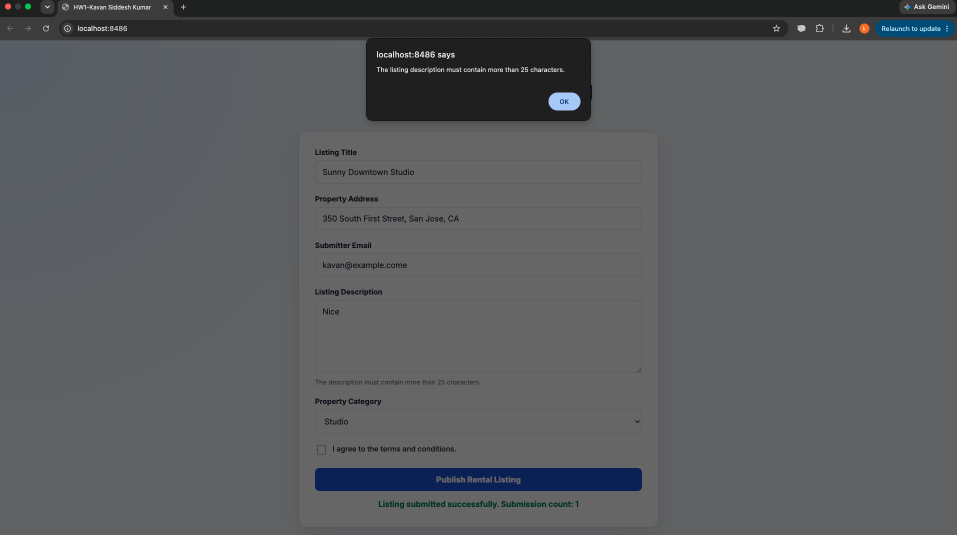
#> input picture reports/hw01/screenshots/part1_localhost_app.png, 1914 x 1069 px (shown at 1/2 size); its folder holds 7 pictures in this run
$ python render_report.py
#> lines starting #> are read from the running program, lines starting #| are printed output that depends on the picture
#!/usr/bin/env python3
"""Render the Homework 1 report to PDF using Pillow."""

from __future__ import annotations

import textwrap
from pathlib import Path

from PIL import Image, ImageDraw, ImageFont
from matplotlib import font_manager


ROOT = Path(__file__).resolve().parents[1]
REPORT_DIR = ROOT / "reports" / "hw01"
SCREENSHOT_DIR = REPORT_DIR / "screenshots"
OUTPUT_PDF = REPORT_DIR / "report.pdf"
TEMP_DIR = Path("/private/tmp/hw1-report-pages")

W, H = 1600, 2070
MARGIN = 70
BODY_W = W - 2 * MARGIN


def font(name: str, size: int) -> ImageFont.FreeTypeFont:
    path = font_manager.findfont(name, fallback_to_default=True)
    return ImageFont.truetype(path, size=size)


TITLE = font("DejaVu Sans", 34)
H1 = font("DejaVu Sans", 24)
H2 = font("DejaVu Sans", 18)
BODY = font("DejaVu Sans", 15)
SMALL = font("DejaVu Sans", 13)
MONO = font("DejaVu Sans Mono", 13)


def new_page() -> tuple[Image.Image, ImageDraw.ImageDraw]:
    image = Image.new("RGB", (W, H), "white")
#> image: PIL image 1600x2070 RGB; every value is 255
    return image, ImageDraw.Draw(image)


def line_height(fnt: ImageFont.FreeTypeFont, extra: int = 6) -> int:
    bbox = fnt.getbbox("Ag")
    return (bbox[3] - bbox[1]) + extra


def draw_wrapped(draw: ImageDraw.ImageDraw, text: str, x: int, y: int, width: int, fnt: ImageFont.FreeTypeFont, fill="black", spacing: int = 6):
    lines = []
    for paragraph in text.split("\n"):
        if not paragraph.strip():
            lines.append("")
            continue
        words = paragraph.split()
        current = ""
        for word in words:
            candidate = word if not current else f"{current} {word}"
            if draw.textlength(candidate, font=fnt) <= width:
                current = candidate
            else:
                if current:
                    lines.append(current)
                current = word
        if current:
            lines.append(current)
    h = line_height(fnt, spacing)
    for line in lines:
        draw.text((x, y), line, font=fnt, fill=fill)
        y += h
    return y


def draw_bullets(draw: ImageDraw.ImageDraw, bullets: list[str], x: int, y: int, width: int, fnt: ImageFont.FreeTypeFont = BODY):
    bullet_indent = 26
    for bullet in bullets:
        wrapped = textwrap.wrap(bullet, width=92)
        draw.text((x, y), "-", font=fnt, fill="black")
        draw_wrapped(draw, wrapped[0], x + bullet_indent, y, width - bullet_indent, fnt)
        y += line_height(fnt)
        for extra in wrapped[1:]:
            draw_wrapped(draw, extra, x + bullet_indent, y, width - bullet_indent, fnt)
            y += line_height(fnt)
        y += 5
    return y


def draw_table(draw: ImageDraw.ImageDraw, rows: list[list[str]], x: int, y: int, col_widths: list[int], fnt: ImageFont.FreeTypeFont = SMALL, row_pad: int = 10):
#> called with x = 70, y = 170, row_pad = 10
    heights = []
    wrapped_rows = []
    for row in rows:
        wrapped = []
        row_h = 0
        for cell, width in zip(row, col_widths):
            cell_lines = textwrap.wrap(cell, width=max(8, int(width / 8.5)))
            if not cell_lines:
                cell_lines = [""]
            wrapped.append(cell_lines)
            row_h = max(row_h, len(cell_lines) * line_height(fnt, 3))
        wrapped_rows.append(wrapped)
        heights.append(row_h + row_pad * 2)

    cur_y = y
    for row, wrapped, row_h in zip(rows, wrapped_rows, heights):
        cur_x = x
        draw.rectangle([x, cur_y, x + sum(col_widths), cur_y + row_h], outline="#cbd5e1", width=2)
        cell_x = x
        for idx, (cell, lines, width) in enumerate(zip(row, wrapped, col_widths)):
            if idx > 0:
                draw.line([cell_x, cur_y, cell_x, cur_y + row_h], fill="#cbd5e1", width=2)
            text_y = cur_y + row_pad
            for line in lines:
                draw.text((cell_x + 10, text_y), line, font=fnt, fill="black")
                text_y += line_height(fnt, 3)
            cell_x += width
        cur_y += row_h
    return cur_y


# [10 lines left out: function add_image, not called in this run]
    # The bitmap paste above only works for RGB images with the current Pillow version.


def paste_fit(page: Image.Image, path: Path, box: tuple[int, int, int, int]):
    left, top, right, bottom = box
    img = Image.open(path).convert("RGB")
    max_w = right - left
    max_h = bottom - top
    img.thumbnail((max_w, max_h), Image.Resampling.LANCZOS)
    px = left + (max_w - img.width) // 2
    py = top + (max_h - img.height) // 2
    page.paste(img, (px, py))


def caption(draw: ImageDraw.ImageDraw, text: str, x: int, y: int, width: int, fnt: ImageFont.FreeTypeFont = SMALL):
    return draw_wrapped(draw, text, x, y, width, fnt)


def build_pages() -> list[Image.Image]:
    pages: list[Image.Image] = []

    # Page 1: configuration
    page, draw = new_page()
    y = MARGIN
    draw.text((MARGIN, y), "DATA 260 Homework 1", font=TITLE, fill="black")
    y += 60
    draw.text((MARGIN, y), "Section 0. Personal Configuration and Domain", font=H1, fill="black")
    y += 40
    rows = [
        ["SID4", "9486"],
        ["PORT_BASE", "8486"],
        ["PREFIX", "s9486"],
        ["SEED", "9486"],
        ["VERIFY_SEED", "269486"],
        ["DOMAIN_ID", "6"],
        ["Assigned Domain", "Rental housing listings"],
        ["Hardware", "Apple Mac with M1 chip and 8 GB unified memory"],
        ["Local Model", "qwen3:4b"],
        ["Content-complete source commit hash", "832703b"],
        ["Final submission tag", "hw1"],
    ]
    y = draw_table(draw, rows, MARGIN, y, [430, 850], fnt=SMALL)
#> y = 555
    y += 24
#> y = 579
    y = draw_wrapped(draw, "The recommended qwen3:8b model was replaced with qwen3:4b because the available Mac hardware has only 8 GB of unified memory, so the smaller model is more practical for repeated local runs.", MARGIN, y, BODY_W, BODY)
#> the loop in draw_wrapped, `for line in lines:` made 2 passes
#> y on passes 1 to 2: 599, 619
#> after the loop in draw_wrapped, `for line in lines:`: y = 619
#> y = 619
    y += 18
#> y = 637
    y = draw_wrapped(draw, "Repository notes: the shared adapter lives in src/model_client.py, the strict review prompt is in AGENT.md, and the final PDF is generated from the same evidence stored in reports/hw01/.", MARGIN, y, BODY_W, BODY)
#> the loop in draw_wrapped (call 2), `for line in lines:` made 1 pass
#> y on pass 1: 657
#> y = 657
    y += 14
#> y = 671
    draw.text((MARGIN, y), "Reproducible commands", font=H2, fill="black")
    y += 28
#> y = 699
    y = draw_wrapped(draw, "python3 -m http.server 8486 --directory app", MARGIN, y, BODY_W, MONO)
#> y = 717
    y = draw_wrapped(draw, "docker build -t data260-hw1:s9486 .", MARGIN, y, BODY_W, MONO)
#> y = 735
    y = draw_wrapped(draw, "docker run --name data260-hw1-s9486 -p 8486:80 data260-hw1:s9486", MARGIN, y, BODY_W, MONO)
#> y = 753
    y = draw_wrapped(draw, "docker stop data260-hw1-s9486", MARGIN, y, BODY_W, MONO)
#> y = 771
    y = draw_wrapped(draw, "docker rm data260-hw1-s9486", MARGIN, y, BODY_W, MONO)
#> y = 789
    pages.append(page)

    # Page 2: Part 1 screenshots
    page, draw = new_page()
    y = MARGIN
    draw.text((MARGIN, y), "Section 1. Part 1: Rental Listing Application", font=H1, fill="black")
    y += 34
    bullets = [
        "The HTML form collects the domain fields from DOMAIN_SCHEMA.md.",
        "The JavaScript validates the description length and terms checkbox, serializes the listing, logs the important fields, and adds a submissionDate timestamp.",
    ]
    y = draw_bullets(draw, bullets, MARGIN, y, BODY_W)
#> y = 174
    y += 6
#> y = 180
    cols = 2
    box_w = (BODY_W - 28) // 2
    box_h = 420
    items = [
        ("part1_localhost_app.png", "Local app in the browser"),
        ("part1_invalid_description_alert.png", "Invalid description submission"),
        ("part1_missing_terms_alert.png", "Missing terms submission"),
        ("part1_docker_localhost.png", "Docker-backed localhost app"),
        ("part1_docker_container.png", "Docker container evidence"),
        ("part1_ecs_public_ip.png", "ECS public IP evidence"),
    ]
    for idx, (name, cap) in enumerate(items):
        row = idx // 2
        col = idx % 2
        left = MARGIN + col * (box_w + 28)
        top = y + row * (box_h + 56)
#> top = 180
        paste_fit(page, SCREENSHOT_DIR / name, (left, top, left + box_w, top + box_h))
#> in paste_fit, `img.thumbnail((max_w, max_h), Image.Resampling.LANCZOS)`:
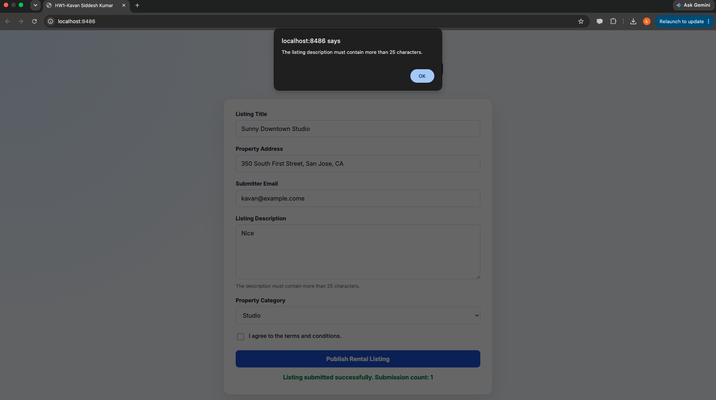
#> img: PIL image 716x400 RGB; mean R, G, B 89.1, 91.3, 93.8
#> in paste_fit, `page.paste(img, (px, py))`:
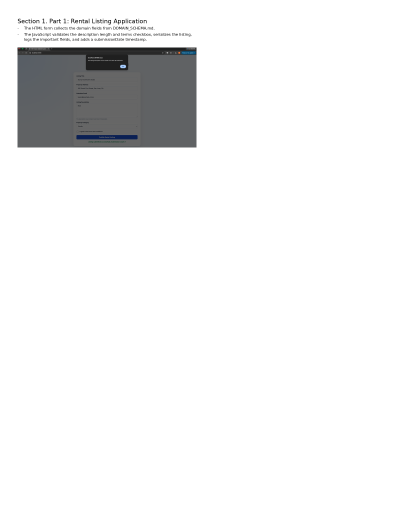
#> page: PIL image 1600x2070 RGB (shown at 1/4 size); mean R, G, B 240.1, 240.3, 240.5
        caption(draw, cap, left, top + box_h + 6, box_w, SMALL)
#> pass 2 of the loop in build_pages, `for idx, (name, cap) in enumerate(items):`:
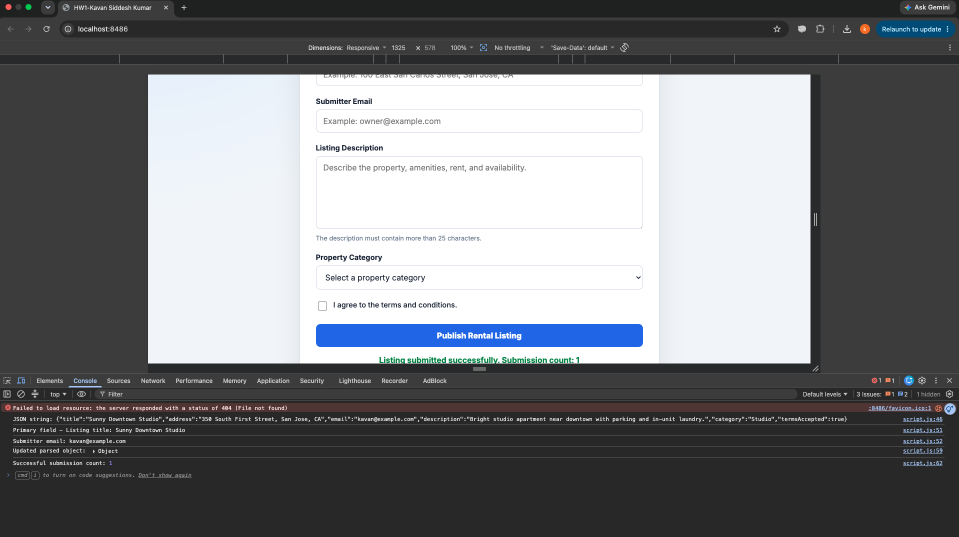
#> input picture reports/hw01/screenshots/part1_invalid_description_alert.png, 1918 x 1073 px (shown at 1/2 size)
#> in paste_fit (call 2), `img.thumbnail((max_w, max_h), Image.Resampling.LANCZOS)`:
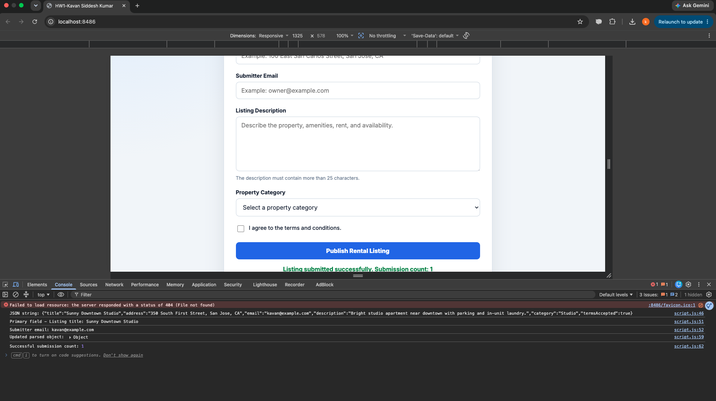
#> img: PIL image 716x401 RGB; mean R, G, B 120.7, 122.5, 125.3
#> in paste_fit (call 2), `page.paste(img, (px, py))`:
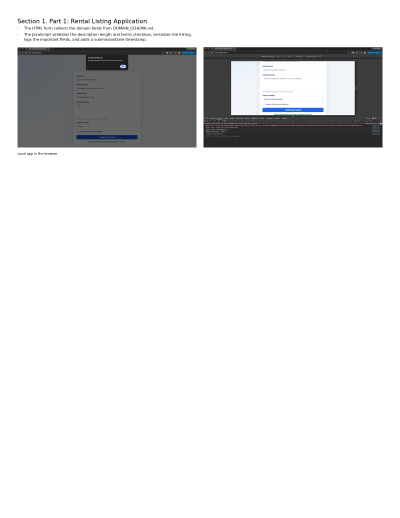
#> page: PIL image 1600x2070 RGB (shown at 1/4 size); mean R, G, B 228.4, 228.8, 229.2
#> pass 3 of the loop in build_pages, `for idx, (name, cap) in enumerate(items):`:
#> top = 656
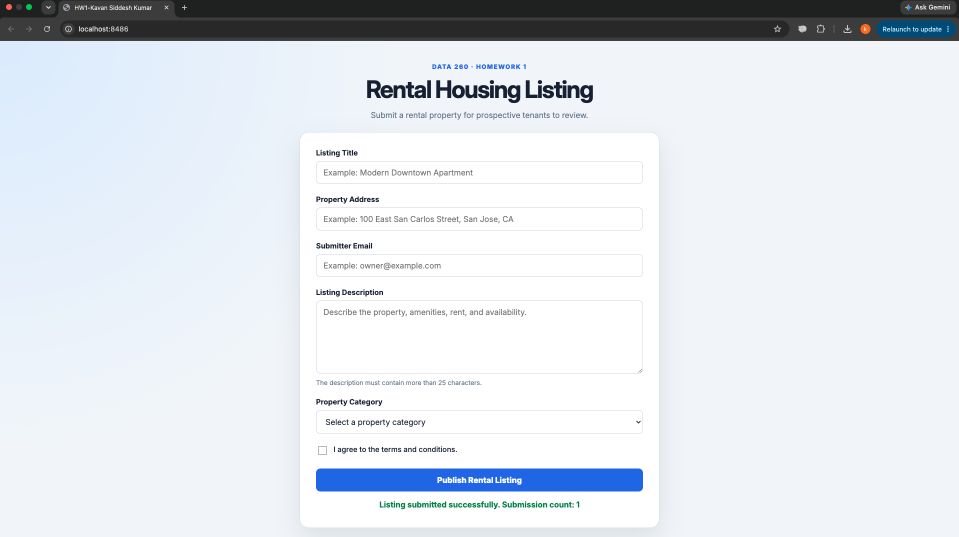
#> input picture reports/hw01/screenshots/part1_missing_terms_alert.png, 1918 x 1073 px (shown at 1/2 size)
#> in paste_fit (call 3), `img.thumbnail((max_w, max_h), Image.Resampling.LANCZOS)`:
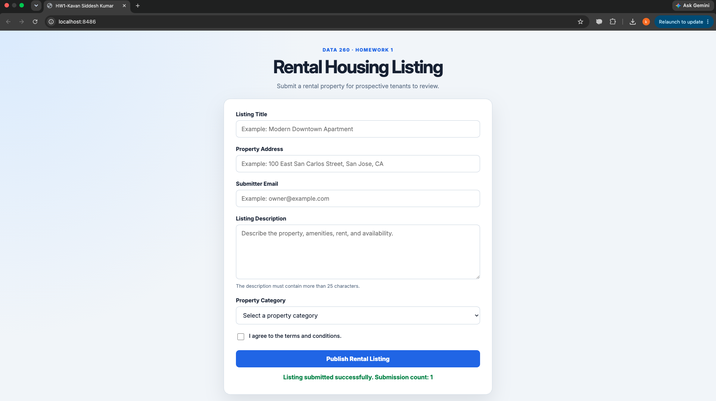
#> img: PIL image 716x401 RGB; mean R, G, B 221.9, 227, 232.8
#> in paste_fit (call 3), `page.paste(img, (px, py))`:
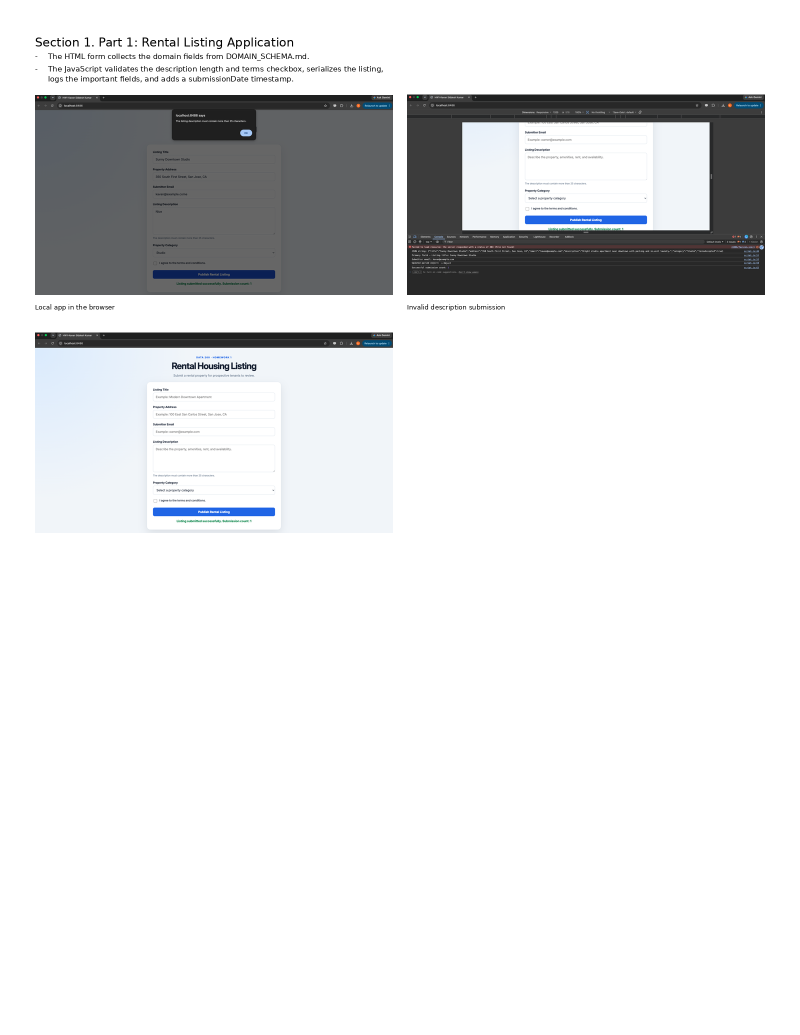
#> page: PIL image 1600x2070 RGB (shown at 1/2 size); mean R, G, B 225.5, 226.3, 227.3
#> the loop made 5 passes; the first 3 are shown
    y += 2 * (box_h + 56)
    pages.append(page)

    # Page 3: Part 2
    page, draw = new_page()
    y = MARGIN
    draw.text((MARGIN, y), "Section 2. Part 2: Multi-Agent Rental-Domain Demo", font=H1, fill="black")
    y += 34
    draw.text((MARGIN, y), "Exact command", font=H2, fill="black")
    y += 28
    command = (
        'python3 agents_demo.py --title "Two-Bedroom Apartment Near SJSU" '
        '--content "A furnished two-bedroom apartment with in-unit laundry, secure parking, '
        'and convenient access to public transit is available near the San Jose State University campus." '
        '--email "kavan.siddeshkumar@sjsu.edu" --model qwen3:4b --strict | tee reports/hw01/raw/agent_demo_part2.txt'
    )
    y = draw_wrapped(draw, command, MARGIN, y, BODY_W, MONO)
    y += 8
    left = MARGIN
    top = y
    box_w = (BODY_W - 24) // 2
    box_h = 470
    paste_fit(page, SCREENSHOT_DIR / "part2_planner_reviewer.png", (left, top, left + box_w, top + box_h))
    caption(draw, "Planner and Reviewer", left, top + box_h + 6, box_w, SMALL)
    paste_fit(page, SCREENSHOT_DIR / "part2_finalized_output.png", (left + box_w + 24, top, left + 2 * box_w + 24, top + box_h))
    caption(draw, "Finalized Output and Publish Package", left + box_w + 24, top + box_h + 6, box_w, SMALL)
    y = top + box_h + 40
    answers = [
        "Q1: The finalized tags were two-bedroom apartment near sjsu, furnished two-bedroom, and secure parking.",
        "Q2: The final summary was: Furnished two-bedroom apartment near SJSU offers in-unit laundry and secure parking with public transit access.",
        "Q3: No issues remained in the final output; data.issues was an empty array.",
    ]
    y = draw_bullets(draw, answers, MARGIN, y, BODY_W, BODY)
    pages.append(page)

    # Page 4: Part 3
    page, draw = new_page()
    y = MARGIN
    draw.text((MARGIN, y), "Section 3. Part 3: Non-Determinism Measurement", font=H1, fill="black")
    y += 34
    y = draw_wrapped(draw, "The fixed experiment input is preserved in reports/hw01/cases/nondeterminism_input.json and was not regenerated.", MARGIN, y, BODY_W, BODY)
    y += 10
    rows = [
        ["Metric", "Temperature 0.0", "Temperature 0.7"],
        ["Runs", "20", "20"],
        ["Distinct tag sets", "1", "3"],
        ["Tags in all runs", "furnished two-bedroom, secure parking, two-bedroom apartment near sjsu", "furnished two-bedroom"],
        ["Tags in exactly one run", "None", "convenient access"],
        ["p50 latency", "74523.73 ms", "80115.68 ms"],
        ["p95 latency", "103968.01 ms", "91286.90 ms"],
        ["p99 latency", "120482.96 ms", "96006.23 ms"],
    ]
    y = draw_table(draw, rows, MARGIN, y, [280, 620, 620], fnt=SMALL)
    y += 18
    paste_fit(page, SCREENSHOT_DIR / "part3_metrics.png", (MARGIN, y, W - MARGIN, y + 760))
    caption(draw, "Non-determinism metrics and run output", MARGIN, y + 768, BODY_W, SMALL)
    pages.append(page)

    # Page 5: Part 4, page 1
    page, draw = new_page()
    y = MARGIN
    draw.text((MARGIN, y), "Section 4. Part 4: Strict Code Review Client", font=H1, fill="black")
    y += 34
    y = draw_wrapped(draw, "hw1_client.py loads AGENT.md as the system prompt and sends every request through src/model_client.ModelClient.complete(messages, tools=None). The adapter centralizes the Ollama call, token accounting, and optional tool support.", MARGIN, y, BODY_W, BODY)
    y += 14
    y = draw_wrapped(draw, "AGENT.md requires bullet-point-only code review responses.", MARGIN, y, BODY_W, BODY)
    y += 12
    rows = [
        ["Turn", "Input tokens", "Output tokens", "Total tokens"],
        ["1", "125", "256", "381"],
        ["2", "407", "256", "663"],
        ["3", "699", "256", "955"],
        ["4", "986", "256", "1242"],
        ["5", "1272", "256", "1528"],
    ]
    y = draw_table(draw, rows, MARGIN, y, [160, 240, 240, 240], fnt=SMALL)
    y += 16
    rows2 = [
        ["Snapshot", "Turn count", "Cumulative input", "Cumulative output", "Cumulative total", "Serialized history length"],
        ["After turn 3", "3", "1231", "768", "1999", "4449 characters"],
        ["After turn 5", "5", "3489", "1280", "4769", "7102 characters"],
    ]
    y = draw_table(draw, rows2, MARGIN, y, [220, 120, 180, 180, 160, 220], fnt=SMALL)
    y += 14
    y = draw_wrapped(draw, "The client prints Bullet-only format check after each response. The evidence shows FAIL because the model returned numbered lists instead of pure bullet points, which confirms the checker is working and the transcript captured the non-compliant output honestly.", MARGIN, y, BODY_W, BODY)
    pages.append(page)

    # Page 6: Part 4 screenshots and closing
    page, draw = new_page()
    y = MARGIN
    draw.text((MARGIN, y), "Section 4. Part 4 Evidence and Closing Notes", font=H1, fill="black")
    y += 34
    left = MARGIN
    top = y
    box_w = (BODY_W - 24) // 2
    box_h = 700
    paste_fit(page, SCREENSHOT_DIR / "part4_stats_turn3.png", (left, top, left + box_w, top + box_h))
    caption(draw, "Turn 3 statistics and bullet-only check", left, top + box_h + 6, box_w, SMALL)
    paste_fit(page, SCREENSHOT_DIR / "part4_stats_turn5.png", (left + box_w + 24, top, left + 2 * box_w + 24, top + box_h))
    caption(draw, "Turn 5 statistics", left + box_w + 24, top + box_h + 6, box_w, SMALL)
    y = top + box_h + 42
    y = draw_wrapped(draw, "Conceptual answers: prior history is resent because the chat API is stateless between requests; a system prompt sets global behavior while a user message supplies the current request; input tokens grow because earlier conversation messages are sent again on each turn; growth is eventually limited by the model context window and practical latency and memory constraints.", MARGIN, y, BODY_W, BODY)
    y += 16
    bullets = [
        "AI use disclosure is recorded in reports/hw01/AI_USE.md.",
        "The reproducibility and verification summary lives in reports/hw01/verification.json and the self-check script scripts/verify_hw01.py.",
        "The final PDF for submission is reports/hw01/report.pdf.",
    ]
    y = draw_bullets(draw, bullets, MARGIN, y, BODY_W, BODY)
    pages.append(page)

    return pages


def main() -> int:
    TEMP_DIR.mkdir(parents=True, exist_ok=True)
    pages = build_pages()
    page_paths = []
    for idx, page in enumerate(pages, start=1):
        path = TEMP_DIR / f"page-{idx}.png"
        page.save(path)
        page_paths.append(path)

    # Assemble a multi-page PDF from the rendered page images.
    images = [Image.open(path).convert("RGB") for path in page_paths]
    first, rest = images[0], images[1:]
    first.save(OUTPUT_PDF, save_all=True, append_images=rest)
    return 0


if __name__ == "__main__":
#> (the run stopped early here; a loop or call above may not have finished)
